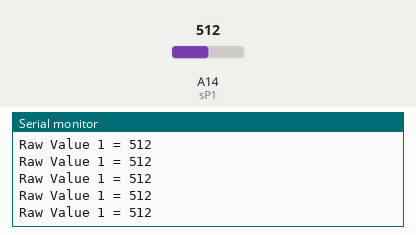
Simulated run of this sketch. Board: Arduino Mega 2560, built with avr-gcc and run on an emulated ATmega2560. Parts: the last lines printed to the serial monitor. Inputs (shaded band) come from the test bench; at power-on: A14 (sP1) = 512.

Above: at 1.2 s.
1.3 s: A14 (sP1) set to 985
At 2.4 s:
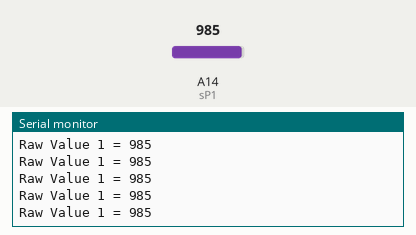
4.3 s: A14 (sP1) set to 1015
At 5.1 s:
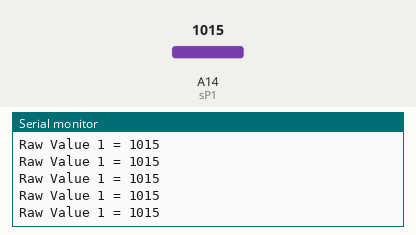
Timing chart, 0 to 7.3 s (numbered marks = the images above; inputs shaded):
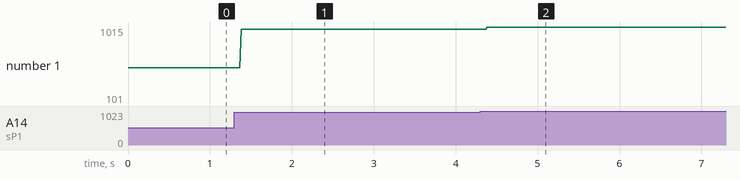

The sketch:

RotaryPotTest.ino
```cpp
const int sP1 = A14;
int RawVal1 = 0, onDelay = 50;
float vVal1 = 0;
float res1 = 0;


void setup() {
  Serial.begin(9600);
  pinMode(sP1, INPUT);
}

void loop() {
  RawVal1 = analogRead(sP1);
  vVal1 = (RawVal1 * 5.0) / 1024.0;
  res1 = 5000.0 * (RawVal1 / 2024.0);
  Serial.print("Raw Value 1 = ");
  Serial.println(RawVal1);

}
```

Measured:
- after the input at 1.3 s, the serial monitor: prints a new line after 0.08 s (image 1)
- after the input at 4.3 s, the serial monitor: prints a new line after 0.09 s (image 2)
- plotted number 1: 512 → 985 after the input at 1.3 s, 985 → 101 after the input at 4.3 s
